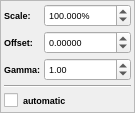
<ui version="4.0" >
 <author></author>
 <comment></comment>
 <exportmacro></exportmacro>
 <class>IDWMappingPanel</class>
 <widget class="QWidget" name="IDWMappingPanel" >
  <property name="geometry" >
   <rect>
    <x>0</x>
    <y>0</y>
    <width>120</width>
    <height>98</height>
   </rect>
  </property>
  <property name="font" >
   <font>
    <family>MS Shell Dlg 2</family>
    <pointsize>7</pointsize>
    <weight>50</weight>
    <italic>false</italic>
    <bold>false</bold>
    <underline>false</underline>
    <strikeout>false</strikeout>
   </font>
  </property>
  <property name="windowTitle" >
   <string>Form</string>
  </property>
  <layout class="QVBoxLayout" >
   <property name="margin" >
    <number>0</number>
   </property>
   <property name="spacing" >
    <number>0</number>
   </property>
   <item>
    <widget class="QFrame" name="frame" >
     <property name="frameShape" >
      <enum>QFrame::StyledPanel</enum>
     </property>
     <property name="frameShadow" >
      <enum>QFrame::Raised</enum>
     </property>
     <layout class="QGridLayout" >
      <property name="margin" >
       <number>3</number>
      </property>
      <property name="spacing" >
       <number>4</number>
      </property>
      <item row="0" column="1" >
       <widget class="QDoubleSpinBox" name="dsbScale" >
        <property name="prefix" >
         <string/>
        </property>
        <property name="suffix" >
         <string>%</string>
        </property>
        <property name="decimals" >
         <number>3</number>
        </property>
        <property name="maximum" >
         <double>10000</double>
        </property>
        <property name="minimum" >
         <double>0.001</double>
        </property>
        <property name="singleStep" >
         <double>25</double>
        </property>
        <property name="value" >
         <double>100</double>
        </property>
       </widget>
      </item>
      <item row="1" column="1" >
       <widget class="QDoubleSpinBox" name="dsbOffset" >
        <property name="prefix" >
         <string/>
        </property>
        <property name="suffix" >
         <string/>
        </property>
        <property name="decimals" >
         <number>5</number>
        </property>
        <property name="maximum" >
         <double>1e+50</double>
        </property>
        <property name="minimum" >
         <double>-1e+50</double>
        </property>
        <property name="singleStep" >
         <double>0.1</double>
        </property>
        <property name="value" >
         <double>0</double>
        </property>
       </widget>
      </item>
      <item row="2" column="1" >
       <widget class="QDoubleSpinBox" name="dsbGamma" >
        <property name="prefix" >
         <string/>
        </property>
        <property name="suffix" >
         <string/>
        </property>
        <property name="decimals" >
         <number>2</number>
        </property>
        <property name="maximum" >
         <double>10</double>
        </property>
        <property name="minimum" >
         <double>0.01</double>
        </property>
        <property name="singleStep" >
         <double>0.05</double>
        </property>
        <property name="value" >
         <double>1</double>
        </property>
       </widget>
      </item>
      <item row="0" column="0" >
       <widget class="QLabel" name="label" >
        <property name="maximumSize" >
         <size>
          <width>45</width>
          <height>16777215</height>
         </size>
        </property>
        <property name="font" >
         <font>
          <family>MS Shell Dlg 2</family>
          <pointsize>7</pointsize>
          <weight>75</weight>
          <italic>false</italic>
          <bold>true</bold>
          <underline>false</underline>
          <strikeout>false</strikeout>
         </font>
        </property>
        <property name="text" >
         <string>Scale:</string>
        </property>
       </widget>
      </item>
      <item row="1" column="0" >
       <widget class="QLabel" name="label_2" >
        <property name="maximumSize" >
         <size>
          <width>45</width>
          <height>16777215</height>
         </size>
        </property>
        <property name="font" >
         <font>
          <family>MS Shell Dlg 2</family>
          <pointsize>7</pointsize>
          <weight>75</weight>
          <italic>false</italic>
          <bold>true</bold>
          <underline>false</underline>
          <strikeout>false</strikeout>
         </font>
        </property>
        <property name="text" >
         <string>Offset:</string>
        </property>
       </widget>
      </item>
      <item row="2" column="0" >
       <widget class="QLabel" name="label_3" >
        <property name="maximumSize" >
         <size>
          <width>45</width>
          <height>16777215</height>
         </size>
        </property>
        <property name="font" >
         <font>
          <family>MS Shell Dlg 2</family>
          <pointsize>7</pointsize>
          <weight>75</weight>
          <italic>false</italic>
          <bold>true</bold>
          <underline>false</underline>
          <strikeout>false</strikeout>
         </font>
        </property>
        <property name="text" >
         <string>Gamma:</string>
        </property>
       </widget>
      </item>
      <item row="3" column="0" colspan="2" >
       <widget class="Line" name="line" >
        <property name="orientation" >
         <enum>Qt::Horizontal</enum>
        </property>
       </widget>
      </item>
      <item row="4" column="0" colspan="2" >
       <widget class="QCheckBox" name="cbAuto" >
        <property name="font" >
         <font>
          <family>MS Shell Dlg 2</family>
          <pointsize>7</pointsize>
          <weight>75</weight>
          <italic>false</italic>
          <bold>true</bold>
          <underline>false</underline>
          <strikeout>false</strikeout>
         </font>
        </property>
        <property name="toolTip" >
         <string>set range according to min/max value</string>
        </property>
        <property name="text" >
         <string>automatic</string>
        </property>
       </widget>
      </item>
     </layout>
    </widget>
   </item>
  </layout>
 </widget>
 <pixmapfunction></pixmapfunction>
 <tabstops>
  <tabstop>dsbScale</tabstop>
  <tabstop>dsbOffset</tabstop>
  <tabstop>dsbGamma</tabstop>
 </tabstops>
 <resources/>
 <connections/>
</ui>
